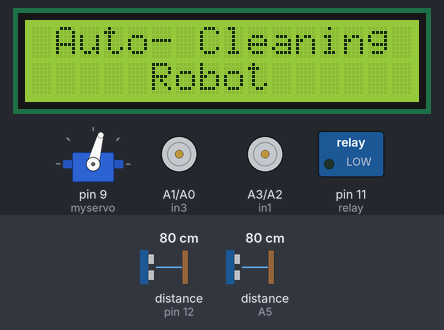
The sketch below on a simulated Arduino Uno, built with avr-gcc and run on an emulated ATmega328P. On the bench: servo, 16×2 character LCD, motor-driver pin pairs drawn as motors (green arrow = first pin HIGH = forward, orange = second pin HIGH = backward, longer = more drive), switched loads named in the sketch (green lamp = pin HIGH). Wiring (inferred from the names in the program): 2 × ultrasonic range finder: trigger pin 13, echo pin 12 / trigger A4, echo A5. The test bench sets the inputs (shaded band); at power-on: distance to the obstacle (sensors on pin 12, A5) 80 cm. The echo pulse lasts 58.3 µs per cm; pins used as bus, display or sensor lines are not drawn; what the sketch prints to the serial monitor is not drawn.

Above: at 1.2 s.
1.3 s: distance to the obstacle (sensor on pin 12) set to 2 cm
At 6.98 s:
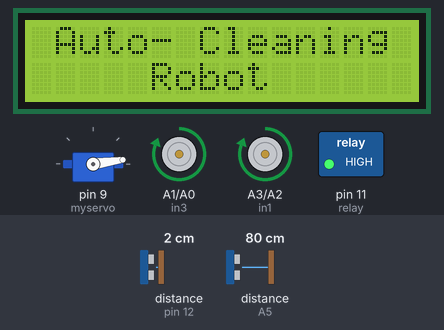
9.6 s: distance to the obstacle (sensor on A5) set to 22 cm
17.9 s: distance to the obstacle (sensor on A5) set to 19 cm
At 29.5 s:
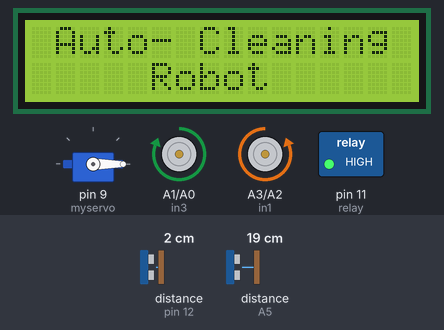
31.6 s: distance to the obstacle (sensor on pin 12) set to 35 cm
41.6 s: distance to the obstacle (sensor on A5) set to 35 cm
At 49.0 s:
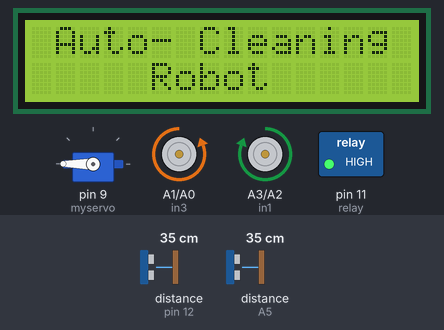
Timing chart, 0 to 50.9 s (numbered marks = the images above; inputs shaded):
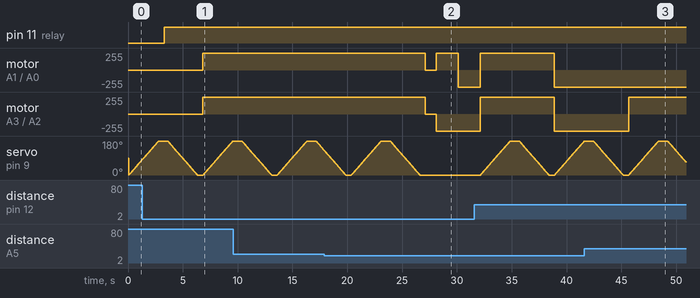

The sketch:

Smart_hoover_edit.ino
```cpp
#include <LiquidCrystal.h>
const int rs = 2, en = 3, d4 = 4, d5 = 5, d6 = 6, d7 = 7;
LiquidCrystal lcd(rs, en, d4, d5, d6, d7);
#include <Servo.h>
Servo myservo;
  int i=0,pos;

#define in1 A3 //Motor1  L293D Pin in1
#define in2 A2 //Motor1  L293D Pin in1
#define in3 A1 //Motor2  L293D Pin in1
#define in4 A0 //Motor2  L293D Pin in1

#define trigPin1 A4       //front side ultro sonic sensor
#define echoPin1 A5
#define trigPin2 13
#define echoPin2 12

long duration, distance, RightSensor,BackSensor,FrontSensor,LeftSensor;

void setup()
{
myservo.attach(9);// servo motor in connected in which pin
Serial.begin (9600);//serial communication
lcd.begin(16, 2);// (16/2) dispaly
lcd.setCursor(0, 0);
lcd.print(" Auto- Cleaning ");
lcd.setCursor(0, 1);
lcd.print("     Robot      ");
pinMode(trigPin1, OUTPUT);
pinMode(11, OUTPUT);//relay
pinMode(echoPin1, INPUT);
pinMode(trigPin2, OUTPUT);
pinMode(echoPin2, INPUT);

pinMode(in1, OUTPUT); // declare as output for L293D Pin in1
pinMode(in2, OUTPUT); // declare as output for L293D Pin in2
pinMode(in3, OUTPUT); // declare as output for L293D Pin in3
pinMode(in4, OUTPUT); // declare as output for L293D Pin in4
}

void loop() {
 for(pos=0;pos<=180;pos++){
myservo.write(pos);
delay(15); }
delay(500);
//speed of the motor
digitalWrite(11,HIGH);
lcd.setCursor(0, 0);
lcd.print(" Auto- Cleaning "); //lcd first line display
lcd.setCursor(0, 1);
lcd.print("     Robot      "); //lcd second line display
SonarSensor(trigPin1, echoPin1);
FrontSensor = distance;
SonarSensor(trigPin2, echoPin2);
BackSensor = distance;

Serial.print("F:");
Serial.println(FrontSensor);
Serial.print("  B:");
Serial.println(BackSensor);
delay(300);
for(pos=180;pos>=0;pos--){
myservo.write(pos);
delay(15); }
delay(500);
//speed of the motor //speed of the motor
if( FrontSensor>20 && BackSensor>20)
{
  Serial.println("forword");
  forword();
}

if( FrontSensor<20 && BackSensor<20)
{
  Stop();
  Serial.println("reverse");
  reverse();
  delay(2000);
  turnRight();
  delay(2000);
}

if(FrontSensor<20)
{
  Serial.println("right ");
  turnRight();
}

if(BackSensor<20)
{
  Serial.println("left");
  turnLeft();
}

}

void SonarSensor(int trigPin,int echoPin)
{
digitalWrite(trigPin, LOW);
delayMicroseconds(2);
digitalWrite(trigPin, HIGH);
delayMicroseconds(10);
digitalWrite(trigPin, LOW);
duration = pulseIn(echoPin, HIGH);
distance = (duration/2) / 29.1;
}

void forword(){  //forword
digitalWrite(in1, HIGH); //Right Motor forword Pin
digitalWrite(in2, LOW);  //Right Motor backword Pin
digitalWrite(in3, LOW);  //Left Motor backword Pin
digitalWrite(in4, HIGH); //Left Motor forword Pin
Serial.println("Forward");
}

void reverse(){  //forword
digitalWrite(in1, LOW); //Right Motor forword Pin
digitalWrite(in2, HIGH);  //Right Motor backword Pin
digitalWrite(in3, HIGH);  //Left Motor backword Pin
digitalWrite(in4, LOW); //Left Motor forword Pin
Serial.println("reverse");
}

void turnRight(){ //turnRight
digitalWrite(in1, LOW);  //Right Motor forword Pin
digitalWrite(in2, HIGH); //Right Motor backword Pin
digitalWrite(in3, LOW);  //Left Motor backword Pin
digitalWrite(in4, HIGH); //Left Motor forword Pin
Serial.println("right");
}

void turnLeft(){ //turnLeft
digitalWrite(in1, HIGH); //Right Motor forword Pin
digitalWrite(in2, LOW);  //Right Motor backword Pin
digitalWrite(in3 , HIGH); //Left Motor backword Pin
digitalWrite(in4, LOW);  //Left Motor forword Pin
Serial.println("left");
}

void Stop(){ //stop
digitalWrite(in1, LOW); //Right Motor forword Pin
digitalWrite(in2, LOW); //Right Motor backword Pin
digitalWrite(in3, LOW); //Left Motor backword Pin
digitalWrite(in4, LOW); //Left Motor forword Pin
Serial.println("stop");
delay(1000);
}
```

Measured:
- the behaviour switches between 21 and 20 cm on distance to the obstacle (sensor on A5) (found by bisection; images 1 and 2)
- after the input at 1.3 s, motor on A1 (in3) / A0 (in4): stopped → forward 255/255 after 5.5 s
- after the input at 17.9 s, motor on A1 (in3) / A0 (in4): forward 255/255 → stopped after 9.2 s, → forward 255/255 1.0 s later, → backward 255/255 2.0 s later; motor on A3 (in1) / A2 (in2): forward 255/255 → stopped after 9.2 s, → backward 255/255 1.0 s later; servo on pin 9 (myservo): goes on until 26.6 s, then stays 0°
- after the input at 41.6 s, motor on A3 (in1) / A2 (in2): backward 255/255 → forward 255/255 after 4.1 s
